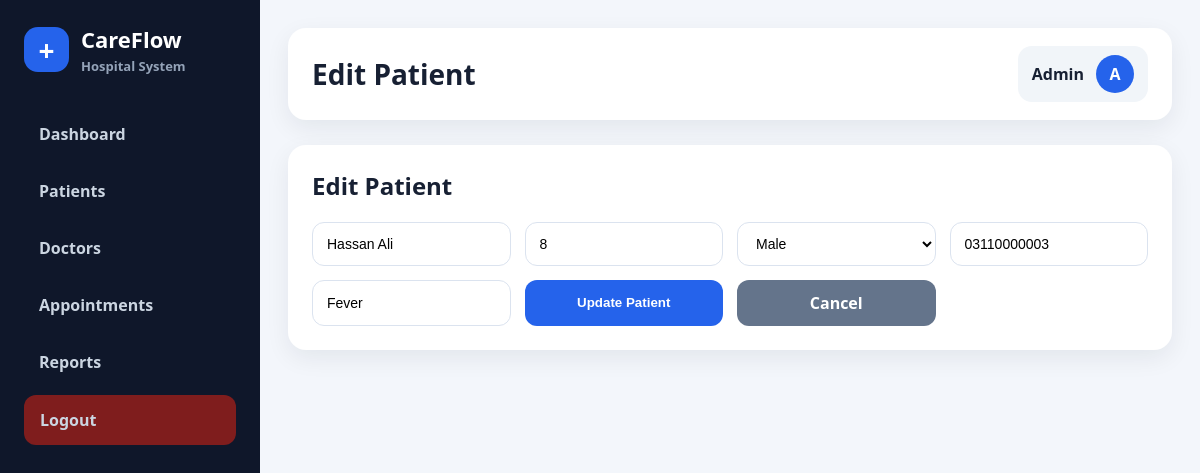
The page /edit_patient/3 on the database its author committed.
### tables this page shows
CREATE TABLE patients (
        id INTEGER PRIMARY KEY AUTOINCREMENT,
        name TEXT NOT NULL,
        age INTEGER,
        gender TEXT,
        phone TEXT,
        disease TEXT,
        doctor_id INTEGER,
        created_at TEXT DEFAULT CURRENT_TIMESTAMP,
        FOREIGN KEY(doctor_id) REFERENCES doctors(id)
    );

### app.py (the view, shortened to what this page needs)
@app.route('/edit_patient/<int:id>', methods=['GET', 'POST'])
def edit_patient(id):
    conn = get_db()
    patient = conn.execute('SELECT * FROM patients WHERE id = ?', (id,)).fetchone()
    conn.close()
    return render_template('edit_patient.html', patient=patient)

### app.py (called while the page is built)
def get_db():
    conn = sqlite3.connect(DB_PATH)
    conn.row_factory = sqlite3.Row
    return conn

### templates/edit_patient.html (shortened to what this page needs)
{% extends 'base.html' %}
{% set title = 'Edit Patient' %}
{% block content %}
<div class="panel">
  <h2>Edit Patient</h2>
  <form method="POST" class="grid-form">
    <input type="text" name="name" value="{{ patient.name }}" required>
    <input type="number" name="age" value="{{ patient.age }}" required>
    <select name="gender" required>
      <option value="Male" {% if patient.gender == 'Male' %}selected{% endif %}>Male</option>
    </select>
    <input type="text" name="phone" value="{{ patient.phone }}" required>
    <input type="text" name="disease" value="{{ patient.disease }}" required>
    <button type="submit">Update Patient</button>
    <a class="btn-secondary" href="{{ url_for('patients') }}">Cancel</a>
  </form>
</div>
{% endblock %}

### static/css/style.css (style rules this page uses)
* { box-sizing:border-box }
body { margin:0;font-family:Arial,Helvetica,sans-serif;background:#f4f7fb;color:#0f172a }
.panel { background:#fff;padding:24px;border-radius:18px;box-shadow:0 8px 25px rgba(15,23,42,.08);margin-bottom:22px }
.panel h2 { margin-top:0 }
.grid-form { display:grid;grid-template-columns:repeat(3,1fr);gap:14px }
input,select { padding:13px;border:1px solid #cbd5e1;border-radius:10px;font-size:14px }
button { background:#2563eb;color:#fff;border:0;padding:13px 20px;border-radius:10px;font-weight:700;cursor:pointer }
* { box-sizing:border-box; }
body { margin:0; font-family:Segoe UI, Arial, sans-serif; background:#f3f6fb; color:#172033; }
.panel { background:#fff; padding:24px; border-radius:18px; box-shadow:0 8px 25px rgba(15,23,42,.07); margin-bottom:24px; }
.panel h2 { margin-top:0; }
.grid-form { display:grid; grid-template-columns:repeat(auto-fit,minmax(190px,1fr)); gap:14px; }
input,select { width:100%; padding:12px 14px; border:1px solid #dbe3ef; border-radius:12px; outline:none; font-size:14px; background:white; }
button,.btn { border:none; background:#2563eb; color:white; padding:12px 16px; border-radius:12px; cursor:pointer; font-weight:700; text-decoration:none; }
.btn-secondary { background:#64748b; color:white; padding:12px 16px; border-radius:12px; text-decoration:none; font-weight:700; text-align:center; }

### rows shown on the page
patients: name "Hassan Ali", age "8", gender "Male", phone "03110000003", disease "Fever"

### other values the page prints
{{ title or 'Dashboard' }} "Edit Patient"
